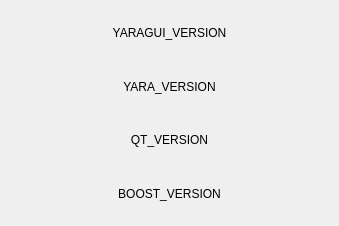
<?xml version="1.0" encoding="UTF-8"?>
<ui version="4.0">
 <class>AboutWindow</class>
 <widget class="QMainWindow" name="AboutWindow">
  <property name="geometry">
   <rect>
    <x>0</x>
    <y>0</y>
    <width>339</width>
    <height>226</height>
   </rect>
  </property>
  <property name="windowTitle">
   <string>About</string>
  </property>
  <widget class="QWidget" name="centralwidget">
   <layout class="QVBoxLayout" name="verticalLayout">
    <item>
     <widget class="QLabel" name="label">
      <property name="text">
       <string>YARAGUI_VERSION</string>
      </property>
      <property name="alignment">
       <set>Qt::AlignCenter</set>
      </property>
     </widget>
    </item>
    <item>
     <widget class="QLabel" name="label_2">
      <property name="text">
       <string>YARA_VERSION</string>
      </property>
      <property name="alignment">
       <set>Qt::AlignCenter</set>
      </property>
     </widget>
    </item>
    <item>
     <widget class="QLabel" name="label_3">
      <property name="text">
       <string>QT_VERSION</string>
      </property>
      <property name="alignment">
       <set>Qt::AlignCenter</set>
      </property>
     </widget>
    </item>
    <item>
     <widget class="QLabel" name="label_4">
      <property name="text">
       <string>BOOST_VERSION</string>
      </property>
      <property name="alignment">
       <set>Qt::AlignCenter</set>
      </property>
     </widget>
    </item>
   </layout>
  </widget>
 </widget>
 <resources/>
 <connections/>
</ui>
